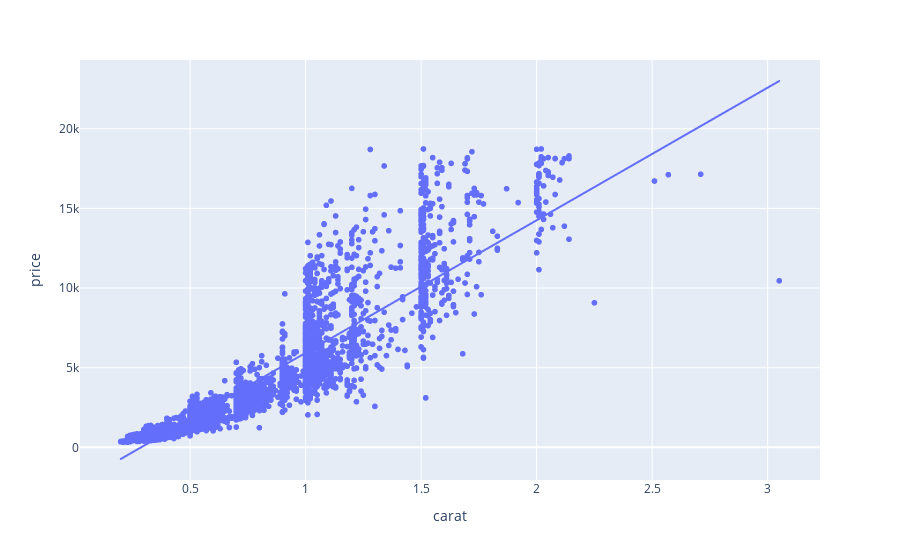

The cell this chart's notebook holds for it:
### Code cell
fig = px.scatter(df, x="carat", y="price", trendline="ols")
fig.show()

### Figure 1 — Plotly figure (JSON) as saved in the notebook; plotly's stock layout.template omitted (floating-point values rounded to 4 significant figures; data arrays with more than 128 entries replaced by an {"elided": "..."} marker saying what was removed)
{"data": [{"hovertemplate": "carat=%{x}<br>price=%{y}<extra></extra>", "legendgroup": "", "marker": {"color": "#636efa", "symbol": "circle"}, "mode": "markers", "name": "", "showlegend": false, "type": "scattergl", "x": {"elided": "7325 float values"}, "xaxis": "x", "y": {"elided": "7325 int values"}, "yaxis": "y"}, {"hovertemplate": "<b>OLS trendline</b><br>price = 8326.06 * carat + -2397.16<br>R<sup>2</sup>=0.838571<br><br>carat=%{x}<br>price=%{y} <b>(trend)</b><extra></extra>", "legendgroup": "", "marker": {"color": "#636efa", "symbol": "circle"}, "mode": "lines", "name": "", "showlegend": false, "type": "scattergl", "x": {"elided": "7325 float values"}, "xaxis": "x", "y": {"elided": "7325 float values"}, "yaxis": "y"}], "layout": {"legend": {"tracegroupgap": 0}, "margin": {"t": 60}, "xaxis": {"anchor": "y", "domain": [0, 1], "title": {"text": "carat"}}, "yaxis": {"anchor": "x", "domain": [0, 1], "title": {"text": "price"}}}}
